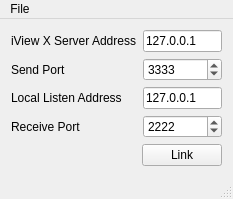
<?xml version="1.0" encoding="UTF-8"?>
<ui version="4.0">
 <class>MainWindow</class>
 <widget class="QMainWindow" name="MainWindow">
  <property name="geometry">
   <rect>
    <x>0</x>
    <y>0</y>
    <width>233</width>
    <height>191</height>
   </rect>
  </property>
  <property name="windowTitle">
   <string>SMI iViewX Connector</string>
  </property>
  <widget class="QWidget" name="centralWidget">
   <layout class="QVBoxLayout" name="verticalLayout">
    <item>
     <layout class="QFormLayout" name="formLayout">
      <item row="0" column="0">
       <widget class="QLabel" name="label_4">
        <property name="text">
         <string>iView X Server Address</string>
        </property>
       </widget>
      </item>
      <item row="0" column="1">
       <widget class="QLineEdit" name="serverAddress">
        <property name="toolTip">
         <string>IP address of iView X computer</string>
        </property>
        <property name="text">
         <string>127.0.0.1</string>
        </property>
       </widget>
      </item>
      <item row="1" column="0">
       <widget class="QLabel" name="label_2">
        <property name="text">
         <string>Send Port</string>
        </property>
       </widget>
      </item>
      <item row="1" column="1">
       <widget class="QSpinBox" name="sendPort">
        <property name="toolTip">
         <string>Port being used by this program for sending data to iView X</string>
        </property>
        <property name="minimum">
         <number>1</number>
        </property>
        <property name="maximum">
         <number>65535</number>
        </property>
        <property name="value">
         <number>3333</number>
        </property>
       </widget>
      </item>
      <item row="2" column="0">
       <widget class="QLabel" name="label_5">
        <property name="text">
         <string>Local Listen Address</string>
        </property>
       </widget>
      </item>
      <item row="2" column="1">
       <widget class="QLineEdit" name="listenAddress">
        <property name="toolTip">
         <string>IP address of local computer</string>
        </property>
        <property name="text">
         <string>127.0.0.1</string>
        </property>
       </widget>
      </item>
      <item row="3" column="0">
       <widget class="QLabel" name="label_3">
        <property name="text">
         <string>Receive Port</string>
        </property>
       </widget>
      </item>
      <item row="3" column="1">
       <widget class="QSpinBox" name="receivePort">
        <property name="toolTip">
         <string>Port being used by this program for receiving data from iView X</string>
        </property>
        <property name="minimum">
         <number>1</number>
        </property>
        <property name="maximum">
         <number>65535</number>
        </property>
        <property name="value">
         <number>2222</number>
        </property>
       </widget>
      </item>
     </layout>
    </item>
    <item>
     <spacer name="verticalSpacer">
      <property name="orientation">
       <enum>Qt::Vertical</enum>
      </property>
      <property name="sizeHint" stdset="0">
       <size>
        <width>20</width>
        <height>4</height>
       </size>
      </property>
     </spacer>
    </item>
    <item>
     <layout class="QHBoxLayout" name="horizontalLayout">
      <item>
       <spacer name="horizontalSpacer">
        <property name="orientation">
         <enum>Qt::Horizontal</enum>
        </property>
        <property name="sizeHint" stdset="0">
         <size>
          <width>40</width>
          <height>20</height>
         </size>
        </property>
       </spacer>
      </item>
      <item>
       <widget class="QPushButton" name="linkButton">
        <property name="text">
         <string>Link</string>
        </property>
       </widget>
      </item>
     </layout>
    </item>
   </layout>
   <zorder>verticalSpacer</zorder>
  </widget>
  <widget class="QMenuBar" name="menuBar">
   <property name="geometry">
    <rect>
     <x>0</x>
     <y>0</y>
     <width>233</width>
     <height>18</height>
    </rect>
   </property>
   <widget class="QMenu" name="menuFile">
    <property name="title">
     <string>File</string>
    </property>
    <addaction name="actionLoad_Configuration"/>
    <addaction name="actionSave_Configuration"/>
    <addaction name="separator"/>
    <addaction name="actionQuit_2"/>
   </widget>
   <addaction name="menuFile"/>
  </widget>
  <widget class="QStatusBar" name="statusBar"/>
  <action name="actionLoad_Configuration">
   <property name="text">
    <string>Load Configuration</string>
   </property>
  </action>
  <action name="actionSave_Configuration">
   <property name="text">
    <string>Save Configuration</string>
   </property>
  </action>
  <action name="actionQuit">
   <property name="text">
    <string>Quit</string>
   </property>
  </action>
  <action name="actionQuit_2">
   <property name="text">
    <string>Quit</string>
   </property>
  </action>
 </widget>
 <layoutdefault spacing="6" margin="11"/>
 <resources/>
 <connections/>
</ui>
